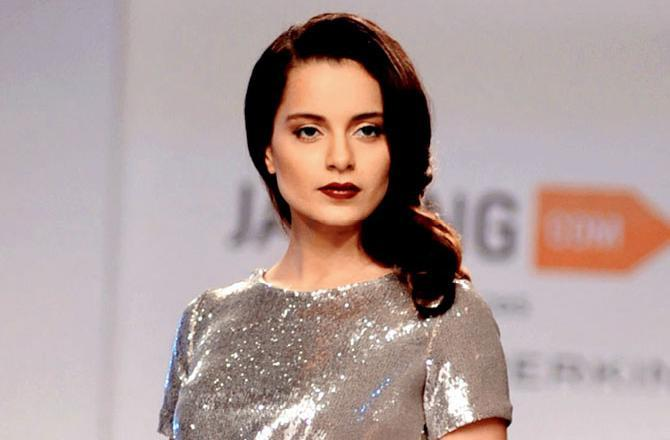
#> input picture TestImages/kangana.jpg, 670 x 440 px
$ python Trainer.py
#> lines starting #> are read from the running program, lines starting #| are printed output that depends on the picture
### FaceRecognition.py
import cv2
import os
import numpy as np


#now draw function which return rectangle around face

def faceDetection(test_img):
    gray_img = cv2.cvtColor(test_img,cv2.COLOR_BGR2GRAY) #convert color image to grayscle img
    face_haar_cascade = cv2.CascadeClassifier('HaarCascade/haarcascade_frontalface_default.xml')
    faces = face_haar_cascade.detectMultiScale(gray_img,scaleFactor=1.32,minNeighbors=5)

    return faces,gray_img


def labels_for_training(directory):
    faces = []
    faceID = []

    for path,subdirname,filenames in os.walk(directory):
        for filename in filenames:
            if filename.startswith("."):
                print("Skippping system file")
                continue
            id = os.path.basename(path)
            img_path = os.path.join(path,filename)
            print('img_path: ',img_path)
            print("id",id)
            test_img = cv2.imread(img_path)
            if test_img is None:
                print("Image not loaded properly")
                continue
            faces_rect,gray_img = faceDetection(test_img)
            if len(faces_rect)!=1:
                continue
            (x,y,w,h) = faces_rect[0]
            roi_gray = gray_img[y:y+w,x:x+h]
            faces.append(roi_gray)
            faceID.append(int(id))
    return faces,faceID

def train_classifier(faces,faceID):
    face_recognizer = cv2.face.LBPHFaceRecognizer_create()
    face_recognizer.train(faces,np.array(faceID))
    return face_recognizer

def draw_rect(test_img,face):
    (x,y,w,h) = face
    cv2.rectangle(test_img,(x,y),(x+w,y+h),(255,0,0),thickness=4)


def put_text(test_img,text,x,y):
    cv2.putText(test_img,text,(x,y),cv2.FONT_HERSHEY_DUPLEX,2,(255,0,0),4)

### Trainer.py
import cv2
import os
import numpy as np
import FaceRecognition as fr


#This module take images stored in diskand perform face detection

test_img = cv2.imread('TestImages/kangana.jpg')
#> test_img is the input picture: shape (440, 670, 3); mean B, G, R 153.7, 156, 174.9
faces_detected,gray_img = fr.faceDetection(test_img)
#> in faceDetection, `gray_img = cv2.cvtColor(test_img,cv2.COLOR_BGR2GRAY)`:
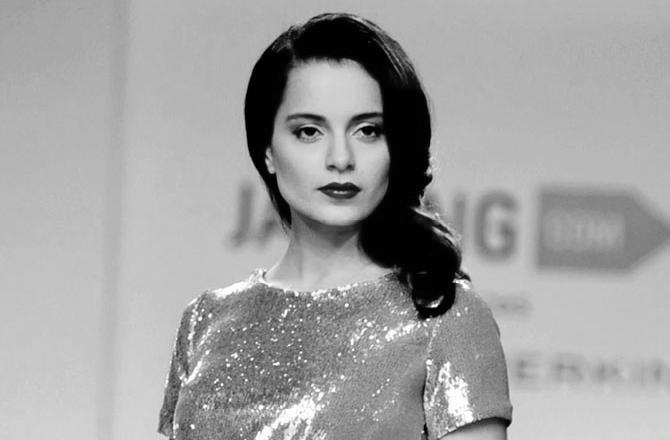
#> gray_img: shape (440, 670); min 0, max 255, mean 161.4
#> in faceDetection, `faces = face_haar_cascade.detectMultiScale(gray_img,scaleFactor=1.32,m..`: faces = [[262, 74, 149, 149]]
#> faces_detected = [[262, 74, 149, 149]]

print("faceDetected: ",faces_detected)
#| faceDetected:  [[262  74 149 149]]

faces,faceID = fr.labels_for_training('trainingImages')
#> pass 2 of the loop in labels_for_training, `for path,subdirname,filenames in os.walk(directory):`:
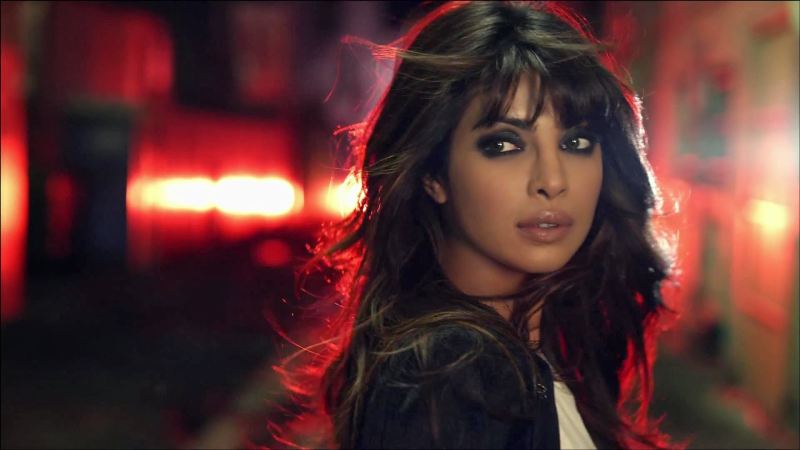
#> input picture trainingImages/0/priyanka-chopra-full-image.jpg, 1600 x 900 px (shown at 1/2 size)
#> in labels_for_training, test_img is the input picture: shape (900, 1600, 3); mean B, G, R 48.3, 49.1, 88.1
#> in faceDetection (call 2), `gray_img = cv2.cvtColor(test_img,cv2.COLOR_BGR2GRAY)`:
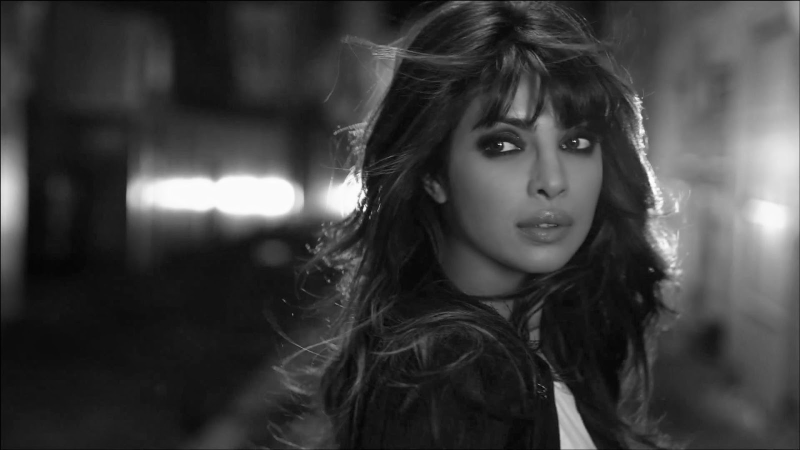
#> gray_img: shape (900, 1600) (shown at 1/2 size); min 0, max 255, mean 60.6
#> faces = [[910, 154, 372, 372]]
#> in labels_for_training, `(x,y,w,h) = faces_rect[0]`: x = 910; y = 154; w = 372
#> in labels_for_training, `roi_gray = gray_img[y:y+w,x:x+h]`:
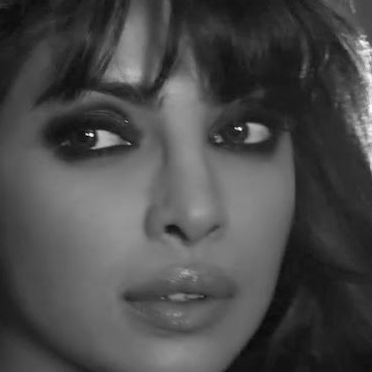
#> roi_gray: shape (372, 372); min 0, max 252, mean 74.9
face_recognizer = fr.train_classifier(faces,faceID)
face_recognizer.write('trainingData.yml')

#uncomment whwn you have already trained your model
#face_recognizer = cv2.face.LBPHFaceRecognizer_create()
#face_recognizer.read('training.yml')

name={0:"priyanka",1:"kangna"}

for face in faces_detected:
    (x,y,w,h) = face
    roi_gray = gray_img[y:y+h,x:x+h]
    label,confidence = face_recognizer.predict(roi_gray)
    print("confidence: ",confidence)
    print("label ",label)
    fr.draw_rect(test_img,face)
    predicted_name = name[label]
    if(confidence>37):
        continue
    fr.put_text(test_img,predicted_name,x,y)
#> this loop made 1 pass
#> pass 1, `roi_gray = gray_img[y:y+h,x:x+h]`:
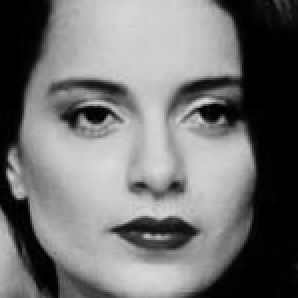
#> roi_gray: shape (149, 149) (shown 2 times larger); min 0, max 220, mean 114.2
resized_img = cv2.resize(test_img,(1000,1000))
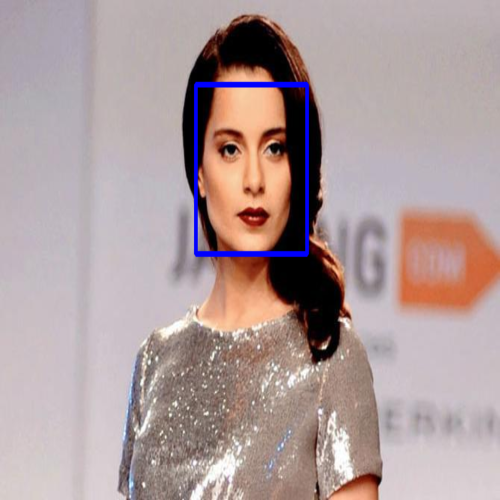
#> resized_img: shape (1000, 1000, 3) (shown at 1/2 size); mean B, G, R 155.8, 155.4, 174
cv2.imshow("faces detection tutorial",resized_img)
cv2.waitKey(0)
cv2.destroyAllWindows()
